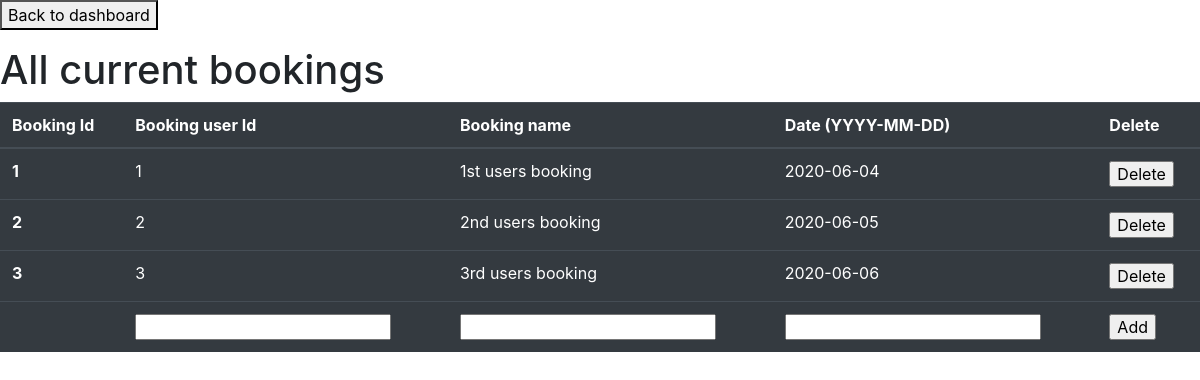
/bookings (signed in), run on the app's committed database.
### loginnew.py (models this page shows, shortened)
class Booking(db.Model):
    bookingId = db.Column(db.Integer, primary_key=True)
    bookingUserId = db.Column(db.Integer)
    bookingName = db.Column(db.String(100))
    bookingDate =db.Column(db.String(10))

### loginnew.py (the view, shortened to what this page needs)
@app.route('/bookings', methods=["GET", "POST"])
@login_required
def home_bookings():
    bookings = None
    id = current_user.id
    booking_role = current_user.role
    if booking_role == "admin":
        bookings = Booking.query.all()
        return render_template("bookings_admin.html", bookings=bookings)
    else:
        search = id
        bookingUserId = request.form.get("bookingUserId")
        bookings = Booking.query.filter(Booking.bookingUserId.like(search)).all()
        return render_template("bookings_user.html", bookings=bookings)

### loginnew.py (called while the page is built)
@login_manager.user_loader
def load_user(user_id):
    return User.query.get(int(user_id))

### templates/bookings_admin.html (shortened to what this page needs)
<html>
  <head><link rel="stylesheet" href="https://stackpath.bootstrapcdn.com/bootstrap/4.5.0/css/bootstrap.min.css"></head>
  <body>
    <form>
      <button type="submit" formaction="/dashboard">Back to dashboard</button>
   </form>
   <h1>All current bookings</h1>
    <table class="table table-dark">
      <thead>
        <tr>
          <th scope="col">Booking Id</th>
          <th scope="col">Booking user Id</th>
          <th scope="col">Booking name</th>
          <th scope="col">Date (YYYY-MM-DD)</th>
          <th scope="col">Delete</th>
        </tr>
      </thead>
      <tbody>
          {% for booking in bookings %}
            <tr>
                <th scope="row">{{booking.bookingId}}</th>
                <td>{{booking.bookingUserId}}</td>
                <td>{{booking.bookingName}}</td>
                <td>{{booking.bookingDate}}</td>
                <td>
                <form method="POST" action="./bookings/delete" style="display: inline">
                    <input type="submit" value="Delete">
                </form>
                </td>
            </tr>
        {% endfor %}
        <tr>
            <form method="POST" action="/bookings">
              <th scope="row"></th>
              <td><input type="text" name="bookingUserId"></td>
              <td><input type="text" name="bookingName"></td>
              <td><input type="text" name="bookingDate"></td>
              <td><input type="submit" value="Add"></td>
            </form>
        </tr>
      </tbody>
    </table>
  </body>
</html>

### data on the page
Booking: bookingId "1", bookingUserId "1", bookingName "1st users booking", bookingDate "2020-06-04"
Booking: bookingId "2", bookingUserId "2", bookingName "2nd users booking", bookingDate "2020-06-05"
Booking: bookingId "3", bookingUserId "3", bookingName "3rd users booking", bookingDate "2020-06-06"
